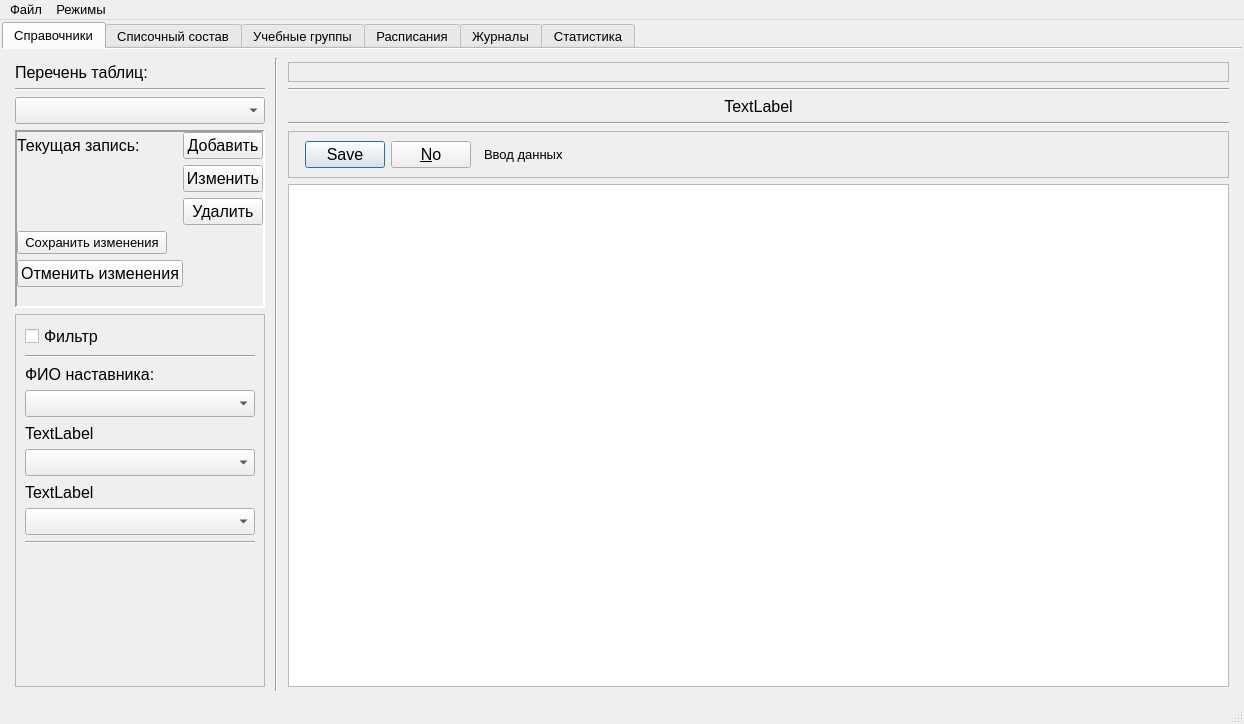
<?xml version="1.0" encoding="UTF-8"?>
<ui version="4.0">
 <class>MainWindow</class>
 <widget class="QMainWindow" name="MainWindow">
  <property name="geometry">
   <rect>
    <x>0</x>
    <y>0</y>
    <width>1244</width>
    <height>724</height>
   </rect>
  </property>
  <property name="minimumSize">
   <size>
    <width>1200</width>
    <height>600</height>
   </size>
  </property>
  <property name="font">
   <font>
    <pointsize>10</pointsize>
   </font>
  </property>
  <property name="windowTitle">
   <string>MainWindow</string>
  </property>
  <property name="windowIcon">
   <iconset>
    <normaloff>IT-куб3.PNG</normaloff>IT-куб3.PNG</iconset>
  </property>
  <property name="autoFillBackground">
   <bool>false</bool>
  </property>
  <property name="styleSheet">
   <string notr="true"/>
  </property>
  <widget class="QWidget" name="centralwidget">
   <property name="font">
    <font>
     <pointsize>12</pointsize>
    </font>
   </property>
   <layout class="QHBoxLayout" name="horizontalLayout_4">
    <property name="spacing">
     <number>2</number>
    </property>
    <property name="leftMargin">
     <number>2</number>
    </property>
    <property name="topMargin">
     <number>2</number>
    </property>
    <property name="rightMargin">
     <number>2</number>
    </property>
    <property name="bottomMargin">
     <number>2</number>
    </property>
    <item>
     <widget class="QTabWidget" name="MainTab">
      <property name="font">
       <font>
        <pointsize>10</pointsize>
       </font>
      </property>
      <property name="tabPosition">
       <enum>QTabWidget::North</enum>
      </property>
      <property name="currentIndex">
       <number>0</number>
      </property>
      <property name="documentMode">
       <bool>true</bool>
      </property>
      <widget class="QWidget" name="tab1">
       <property name="minimumSize">
        <size>
         <width>200</width>
         <height>0</height>
        </size>
       </property>
       <property name="maximumSize">
        <size>
         <width>16777215</width>
         <height>16777215</height>
        </size>
       </property>
       <property name="font">
        <font>
         <pointsize>12</pointsize>
        </font>
       </property>
       <attribute name="title">
        <string>Справочники</string>
       </attribute>
       <layout class="QHBoxLayout" name="horizontalLayout">
        <item>
         <layout class="QVBoxLayout" name="verticalLayout_2">
          <property name="sizeConstraint">
           <enum>QLayout::SetMinimumSize</enum>
          </property>
          <property name="leftMargin">
           <number>4</number>
          </property>
          <property name="topMargin">
           <number>4</number>
          </property>
          <property name="rightMargin">
           <number>4</number>
          </property>
          <property name="bottomMargin">
           <number>4</number>
          </property>
          <item>
           <widget class="QLabel" name="label">
            <property name="maximumSize">
             <size>
              <width>250</width>
              <height>20</height>
             </size>
            </property>
            <property name="font">
             <font>
              <pointsize>12</pointsize>
             </font>
            </property>
            <property name="frameShape">
             <enum>QFrame::NoFrame</enum>
            </property>
            <property name="lineWidth">
             <number>1</number>
            </property>
            <property name="text">
             <string>Перечень таблиц:</string>
            </property>
            <property name="wordWrap">
             <bool>false</bool>
            </property>
           </widget>
          </item>
          <item>
           <widget class="Line" name="line_3">
            <property name="maximumSize">
             <size>
              <width>250</width>
              <height>16777215</height>
             </size>
            </property>
            <property name="orientation">
             <enum>Qt::Horizontal</enum>
            </property>
           </widget>
          </item>
          <item>
           <widget class="QComboBox" name="listBox">
            <property name="minimumSize">
             <size>
              <width>220</width>
              <height>0</height>
             </size>
            </property>
            <property name="maximumSize">
             <size>
              <width>250</width>
              <height>16777215</height>
             </size>
            </property>
            <property name="font">
             <font>
              <pointsize>12</pointsize>
             </font>
            </property>
           </widget>
          </item>
          <item>
           <widget class="QFrame" name="frame">
            <property name="sizePolicy">
             <sizepolicy hsizetype="Minimum" vsizetype="Expanding">
              <horstretch>0</horstretch>
              <verstretch>0</verstretch>
             </sizepolicy>
            </property>
            <property name="minimumSize">
             <size>
              <width>250</width>
              <height>0</height>
             </size>
            </property>
            <property name="maximumSize">
             <size>
              <width>250</width>
              <height>178</height>
             </size>
            </property>
            <property name="frameShape">
             <enum>QFrame::Panel</enum>
            </property>
            <property name="frameShadow">
             <enum>QFrame::Sunken</enum>
            </property>
            <property name="lineWidth">
             <number>2</number>
            </property>
            <layout class="QFormLayout" name="formLayout">
             <property name="horizontalSpacing">
              <number>0</number>
             </property>
             <property name="verticalSpacing">
              <number>6</number>
             </property>
             <property name="leftMargin">
              <number>0</number>
             </property>
             <property name="topMargin">
              <number>0</number>
             </property>
             <property name="rightMargin">
              <number>0</number>
             </property>
             <property name="bottomMargin">
              <number>0</number>
             </property>
             <item row="1" column="1">
              <widget class="QPushButton" name="add_Button">
               <property name="maximumSize">
                <size>
                 <width>100</width>
                 <height>16777215</height>
                </size>
               </property>
               <property name="text">
                <string>Добавить</string>
               </property>
               <attribute name="buttonGroup">
                <string notr="true">buttonMainGroup</string>
               </attribute>
              </widget>
             </item>
             <item row="2" column="1">
              <widget class="QPushButton" name="edit_Button">
               <property name="text">
                <string>Изменить</string>
               </property>
               <attribute name="buttonGroup">
                <string notr="true">buttonMainGroup</string>
               </attribute>
              </widget>
             </item>
             <item row="3" column="1">
              <widget class="QPushButton" name="del_Button">
               <property name="text">
                <string>Удалить</string>
               </property>
               <attribute name="buttonGroup">
                <string notr="true">buttonMainGroup</string>
               </attribute>
              </widget>
             </item>
             <item row="1" column="0">
              <widget class="QLabel" name="label_2">
               <property name="text">
                <string>Текущая запись:</string>
               </property>
              </widget>
             </item>
             <item row="4" column="0">
              <widget class="QPushButton" name="commit_Button">
               <property name="minimumSize">
                <size>
                 <width>150</width>
                 <height>0</height>
                </size>
               </property>
               <property name="font">
                <font>
                 <pointsize>10</pointsize>
                 <weight>50</weight>
                 <bold>false</bold>
                </font>
               </property>
               <property name="autoFillBackground">
                <bool>true</bool>
               </property>
               <property name="text">
                <string>Сохранить изменения</string>
               </property>
               <property name="flat">
                <bool>false</bool>
               </property>
               <attribute name="buttonGroup">
                <string notr="true">buttonMainGroup</string>
               </attribute>
              </widget>
             </item>
             <item row="5" column="0">
              <widget class="QPushButton" name="rollback_Button">
               <property name="minimumSize">
                <size>
                 <width>150</width>
                 <height>0</height>
                </size>
               </property>
               <property name="text">
                <string>Отменить изменения</string>
               </property>
               <attribute name="buttonGroup">
                <string notr="true">buttonMainGroup</string>
               </attribute>
              </widget>
             </item>
             <item row="3" column="0">
              <widget class="QLabel" name="labelCur2">
               <property name="text">
                <string/>
               </property>
              </widget>
             </item>
             <item row="2" column="0">
              <widget class="QLabel" name="labelCur1">
               <property name="text">
                <string/>
               </property>
              </widget>
             </item>
             <item row="4" column="1">
              <widget class="QLabel" name="transLabel">
               <property name="font">
                <font>
                 <pointsize>14</pointsize>
                </font>
               </property>
               <property name="text">
                <string/>
               </property>
              </widget>
             </item>
            </layout>
           </widget>
          </item>
          <item>
           <widget class="QFrame" name="frame_2">
            <property name="sizePolicy">
             <sizepolicy hsizetype="Preferred" vsizetype="Minimum">
              <horstretch>0</horstretch>
              <verstretch>0</verstretch>
             </sizepolicy>
            </property>
            <property name="minimumSize">
             <size>
              <width>0</width>
              <height>160</height>
             </size>
            </property>
            <property name="maximumSize">
             <size>
              <width>250</width>
              <height>16777215</height>
             </size>
            </property>
            <property name="frameShape">
             <enum>QFrame::StyledPanel</enum>
            </property>
            <property name="frameShadow">
             <enum>QFrame::Raised</enum>
            </property>
            <layout class="QVBoxLayout" name="verticalLayout_4">
             <item>
              <widget class="QCheckBox" name="fltCheck">
               <property name="maximumSize">
                <size>
                 <width>16777215</width>
                 <height>16777215</height>
                </size>
               </property>
               <property name="text">
                <string>Фильтр</string>
               </property>
              </widget>
             </item>
             <item>
              <widget class="Line" name="line">
               <property name="orientation">
                <enum>Qt::Horizontal</enum>
               </property>
              </widget>
             </item>
             <item>
              <widget class="QLabel" name="fltLabel1">
               <property name="maximumSize">
                <size>
                 <width>16777215</width>
                 <height>20</height>
                </size>
               </property>
               <property name="text">
                <string>ФИО наставника:</string>
               </property>
              </widget>
             </item>
             <item>
              <widget class="QComboBox" name="flt_fio"/>
             </item>
             <item>
              <widget class="QLabel" name="fltLabel2">
               <property name="maximumSize">
                <size>
                 <width>16777215</width>
                 <height>20</height>
                </size>
               </property>
               <property name="text">
                <string>TextLabel</string>
               </property>
              </widget>
             </item>
             <item>
              <widget class="QComboBox" name="fltCombo2"/>
             </item>
             <item>
              <widget class="QLabel" name="fltLabel3">
               <property name="maximumSize">
                <size>
                 <width>16777215</width>
                 <height>20</height>
                </size>
               </property>
               <property name="text">
                <string>TextLabel</string>
               </property>
              </widget>
             </item>
             <item>
              <widget class="QComboBox" name="fltCombo3"/>
             </item>
             <item>
              <widget class="Line" name="line_2">
               <property name="orientation">
                <enum>Qt::Horizontal</enum>
               </property>
              </widget>
             </item>
             <item>
              <widget class="QLabel" name="label_3">
               <property name="text">
                <string/>
               </property>
              </widget>
             </item>
            </layout>
           </widget>
          </item>
         </layout>
        </item>
        <item>
         <widget class="Line" name="line_6">
          <property name="orientation">
           <enum>Qt::Vertical</enum>
          </property>
         </widget>
        </item>
        <item>
         <layout class="QVBoxLayout" name="verticalLayout_3">
          <property name="leftMargin">
           <number>4</number>
          </property>
          <property name="topMargin">
           <number>4</number>
          </property>
          <property name="rightMargin">
           <number>4</number>
          </property>
          <property name="bottomMargin">
           <number>4</number>
          </property>
          <item>
           <widget class="QFrame" name="frame_3">
            <property name="minimumSize">
             <size>
              <width>0</width>
              <height>20</height>
             </size>
            </property>
            <property name="frameShape">
             <enum>QFrame::StyledPanel</enum>
            </property>
            <property name="frameShadow">
             <enum>QFrame::Raised</enum>
            </property>
           </widget>
          </item>
          <item>
           <widget class="Line" name="line_4">
            <property name="orientation">
             <enum>Qt::Horizontal</enum>
            </property>
           </widget>
          </item>
          <item>
           <widget class="QLabel" name="tableLabel">
            <property name="font">
             <font>
              <pointsize>12</pointsize>
             </font>
            </property>
            <property name="text">
             <string>TextLabel</string>
            </property>
            <property name="alignment">
             <set>Qt::AlignCenter</set>
            </property>
           </widget>
          </item>
          <item>
           <widget class="Line" name="line_5">
            <property name="orientation">
             <enum>Qt::Horizontal</enum>
            </property>
           </widget>
          </item>
          <item>
           <widget class="QFrame" name="editFrame">
            <property name="minimumSize">
             <size>
              <width>0</width>
              <height>0</height>
             </size>
            </property>
            <property name="frameShape">
             <enum>QFrame::StyledPanel</enum>
            </property>
            <property name="frameShadow">
             <enum>QFrame::Raised</enum>
            </property>
            <layout class="QGridLayout" name="gridLayout">
             <item row="0" column="0">
              <widget class="QDialogButtonBox" name="buttonEditFrame">
               <property name="sizePolicy">
                <sizepolicy hsizetype="Minimum" vsizetype="Preferred">
                 <horstretch>0</horstretch>
                 <verstretch>0</verstretch>
                </sizepolicy>
               </property>
               <property name="maximumSize">
                <size>
                 <width>180</width>
                 <height>16777215</height>
                </size>
               </property>
               <property name="focusPolicy">
                <enum>Qt::TabFocus</enum>
               </property>
               <property name="layoutDirection">
                <enum>Qt::LeftToRight</enum>
               </property>
               <property name="orientation">
                <enum>Qt::Horizontal</enum>
               </property>
               <property name="standardButtons">
                <set>QDialogButtonBox::No|QDialogButtonBox::Save</set>
               </property>
               <property name="centerButtons">
                <bool>true</bool>
               </property>
              </widget>
             </item>
             <item row="0" column="1">
              <widget class="QLabel" name="records_label">
               <property name="sizePolicy">
                <sizepolicy hsizetype="Expanding" vsizetype="Preferred">
                 <horstretch>0</horstretch>
                 <verstretch>0</verstretch>
                </sizepolicy>
               </property>
               <property name="font">
                <font>
                 <pointsize>10</pointsize>
                </font>
               </property>
               <property name="text">
                <string>Ввод данных</string>
               </property>
              </widget>
             </item>
            </layout>
           </widget>
          </item>
          <item>
           <widget class="QTableView" name="tableView">
            <property name="sizePolicy">
             <sizepolicy hsizetype="Expanding" vsizetype="Expanding">
              <horstretch>0</horstretch>
              <verstretch>0</verstretch>
             </sizepolicy>
            </property>
            <property name="font">
             <font>
              <pointsize>12</pointsize>
             </font>
            </property>
           </widget>
          </item>
         </layout>
        </item>
       </layout>
      </widget>
      <widget class="QWidget" name="tab2">
       <property name="font">
        <font>
         <pointsize>12</pointsize>
        </font>
       </property>
       <attribute name="title">
        <string>Списочный состав</string>
       </attribute>
       <layout class="QHBoxLayout" name="horizontalLayout_2">
        <property name="leftMargin">
         <number>2</number>
        </property>
        <property name="rightMargin">
         <number>2</number>
        </property>
        <property name="bottomMargin">
         <number>2</number>
        </property>
        <item>
         <layout class="QVBoxLayout" name="verticalLayout">
          <item>
           <widget class="QLCDNumber" name="lcdNumber_Users">
            <property name="sizePolicy">
             <sizepolicy hsizetype="Fixed" vsizetype="Fixed">
              <horstretch>0</horstretch>
              <verstretch>0</verstretch>
             </sizepolicy>
            </property>
            <property name="minimumSize">
             <size>
              <width>200</width>
              <height>45</height>
             </size>
            </property>
            <property name="tabletTracking">
             <bool>false</bool>
            </property>
            <property name="frameShape">
             <enum>QFrame::Panel</enum>
            </property>
            <property name="frameShadow">
             <enum>QFrame::Sunken</enum>
            </property>
            <property name="smallDecimalPoint">
             <bool>false</bool>
            </property>
            <property name="digitCount">
             <number>8</number>
            </property>
            <property name="segmentStyle">
             <enum>QLCDNumber::Flat</enum>
            </property>
           </widget>
          </item>
          <item>
           <widget class="Line" name="line_10">
            <property name="orientation">
             <enum>Qt::Horizontal</enum>
            </property>
           </widget>
          </item>
          <item>
           <layout class="QGridLayout" name="gridLayout_3">
            <item row="1" column="1">
             <widget class="QPushButton" name="tab2_edit">
              <property name="text">
               <string>Изменить</string>
              </property>
              <attribute name="buttonGroup">
               <string notr="true">tab2_buttonGroup</string>
              </attribute>
             </widget>
            </item>
            <item row="2" column="1">
             <widget class="QPushButton" name="tab2_del">
              <property name="text">
               <string>Удалить</string>
              </property>
              <attribute name="buttonGroup">
               <string notr="true">tab2_buttonGroup</string>
              </attribute>
             </widget>
            </item>
            <item row="0" column="1">
             <widget class="QPushButton" name="tab2_add">
              <property name="text">
               <string>Добавить</string>
              </property>
              <attribute name="buttonGroup">
               <string notr="true">tab2_buttonGroup</string>
              </attribute>
             </widget>
            </item>
            <item row="0" column="0">
             <widget class="QFrame" name="frame_4">
              <property name="minimumSize">
               <size>
                <width>150</width>
                <height>0</height>
               </size>
              </property>
              <property name="frameShape">
               <enum>QFrame::StyledPanel</enum>
              </property>
              <property name="frameShadow">
               <enum>QFrame::Raised</enum>
              </property>
              <layout class="QGridLayout" name="gridLayout_4">
               <item row="1" column="0">
                <widget class="QLabel" name="label_6">
                 <property name="text">
                  <string>Текущая запись:</string>
                 </property>
                </widget>
               </item>
              </layout>
             </widget>
            </item>
           </layout>
          </item>
          <item>
           <layout class="QVBoxLayout" name="verticalLayout_7">
            <item>
             <widget class="QPushButton" name="tab2_commit">
              <property name="sizePolicy">
               <sizepolicy hsizetype="Preferred" vsizetype="Preferred">
                <horstretch>0</horstretch>
                <verstretch>0</verstretch>
               </sizepolicy>
              </property>
              <property name="maximumSize">
               <size>
                <width>150</width>
                <height>30</height>
               </size>
              </property>
              <property name="layoutDirection">
               <enum>Qt::LeftToRight</enum>
              </property>
              <property name="text">
               <string>Сохранить изменения</string>
              </property>
              <attribute name="buttonGroup">
               <string notr="true">tab2_buttonGroup</string>
              </attribute>
             </widget>
            </item>
            <item>
             <widget class="QPushButton" name="tab2_rollback">
              <property name="sizePolicy">
               <sizepolicy hsizetype="Minimum" vsizetype="Preferred">
                <horstretch>0</horstretch>
                <verstretch>0</verstretch>
               </sizepolicy>
              </property>
              <property name="maximumSize">
               <size>
                <width>150</width>
                <height>30</height>
               </size>
              </property>
              <property name="text">
               <string>Отменить изменения</string>
              </property>
              <attribute name="buttonGroup">
               <string notr="true">tab2_buttonGroup</string>
              </attribute>
             </widget>
            </item>
           </layout>
          </item>
          <item>
           <widget class="Line" name="line_11">
            <property name="orientation">
             <enum>Qt::Horizontal</enum>
            </property>
           </widget>
          </item>
          <item>
           <widget class="QLabel" name="label_4">
            <property name="sizePolicy">
             <sizepolicy hsizetype="Preferred" vsizetype="Expanding">
              <horstretch>0</horstretch>
              <verstretch>0</verstretch>
             </sizepolicy>
            </property>
            <property name="text">
             <string/>
            </property>
            <property name="alignment">
             <set>Qt::AlignCenter</set>
            </property>
           </widget>
          </item>
         </layout>
        </item>
        <item>
         <widget class="Line" name="line_9">
          <property name="orientation">
           <enum>Qt::Vertical</enum>
          </property>
         </widget>
        </item>
        <item>
         <layout class="QVBoxLayout" name="verticalLayout_5">
          <item>
           <widget class="QFrame" name="frame_users">
            <property name="minimumSize">
             <size>
              <width>0</width>
              <height>40</height>
             </size>
            </property>
            <property name="frameShape">
             <enum>QFrame::StyledPanel</enum>
            </property>
            <property name="frameShadow">
             <enum>QFrame::Raised</enum>
            </property>
            <layout class="QGridLayout" name="gridLayout_2">
             <item row="0" column="0">
              <widget class="Line" name="line_7">
               <property name="sizePolicy">
                <sizepolicy hsizetype="Preferred" vsizetype="Fixed">
                 <horstretch>0</horstretch>
                 <verstretch>0</verstretch>
                </sizepolicy>
               </property>
               <property name="orientation">
                <enum>Qt::Horizontal</enum>
               </property>
              </widget>
             </item>
             <item row="0" column="1">
              <widget class="Line" name="line_8">
               <property name="sizePolicy">
                <sizepolicy hsizetype="Expanding" vsizetype="Fixed">
                 <horstretch>0</horstretch>
                 <verstretch>0</verstretch>
                </sizepolicy>
               </property>
               <property name="orientation">
                <enum>Qt::Horizontal</enum>
               </property>
              </widget>
             </item>
             <item row="1" column="0">
              <widget class="QLabel" name="label_5">
               <property name="maximumSize">
                <size>
                 <width>300</width>
                 <height>16777215</height>
                </size>
               </property>
               <property name="font">
                <font>
                 <pointsize>12</pointsize>
                </font>
               </property>
               <property name="text">
                <string>Добавление записи:</string>
               </property>
              </widget>
             </item>
             <item row="1" column="1">
              <widget class="QDialogButtonBox" name="tab2_buttonBox">
               <property name="maximumSize">
                <size>
                 <width>200</width>
                 <height>16777215</height>
                </size>
               </property>
               <property name="standardButtons">
                <set>QDialogButtonBox::Cancel|QDialogButtonBox::Save</set>
               </property>
              </widget>
             </item>
            </layout>
           </widget>
          </item>
          <item>
           <widget class="QTableView" name="tableView_Users">
            <property name="font">
             <font>
              <pointsize>11</pointsize>
             </font>
            </property>
           </widget>
          </item>
         </layout>
        </item>
       </layout>
      </widget>
      <widget class="QWidget" name="tab3">
       <attribute name="title">
        <string>Учебные группы</string>
       </attribute>
      </widget>
      <widget class="QWidget" name="tab4">
       <attribute name="title">
        <string>Расписания</string>
       </attribute>
      </widget>
      <widget class="QWidget" name="tab5">
       <attribute name="title">
        <string>Журналы</string>
       </attribute>
      </widget>
      <widget class="QWidget" name="tab6">
       <attribute name="title">
        <string>Статистика</string>
       </attribute>
      </widget>
     </widget>
    </item>
   </layout>
  </widget>
  <widget class="QMenuBar" name="menubar">
   <property name="geometry">
    <rect>
     <x>0</x>
     <y>0</y>
     <width>1244</width>
     <height>23</height>
    </rect>
   </property>
   <widget class="QMenu" name="menu">
    <property name="title">
     <string>Файл</string>
    </property>
   </widget>
   <widget class="QMenu" name="menu_2">
    <property name="title">
     <string>Режимы</string>
    </property>
    <addaction name="action_tab1"/>
   </widget>
   <addaction name="menu"/>
   <addaction name="menu_2"/>
  </widget>
  <widget class="QStatusBar" name="statusbar">
   <property name="palette">
    <palette>
     <active>
      <colorrole role="WindowText">
       <brush brushstyle="SolidPattern">
        <color alpha="255">
         <red>255</red>
         <green>0</green>
         <blue>0</blue>
        </color>
       </brush>
      </colorrole>
     </active>
     <inactive>
      <colorrole role="WindowText">
       <brush brushstyle="SolidPattern">
        <color alpha="255">
         <red>255</red>
         <green>0</green>
         <blue>0</blue>
        </color>
       </brush>
      </colorrole>
     </inactive>
     <disabled>
      <colorrole role="WindowText">
       <brush brushstyle="SolidPattern">
        <color alpha="255">
         <red>120</red>
         <green>120</green>
         <blue>120</blue>
        </color>
       </brush>
      </colorrole>
     </disabled>
    </palette>
   </property>
   <property name="font">
    <font>
     <pointsize>10</pointsize>
    </font>
   </property>
  </widget>
  <action name="action_tab1">
   <property name="text">
    <string>Справочники</string>
   </property>
  </action>
 </widget>
 <resources/>
 <connections/>
 <buttongroups>
  <buttongroup name="tab2_buttonGroup"/>
  <buttongroup name="buttonMainGroup"/>
 </buttongroups>
</ui>
